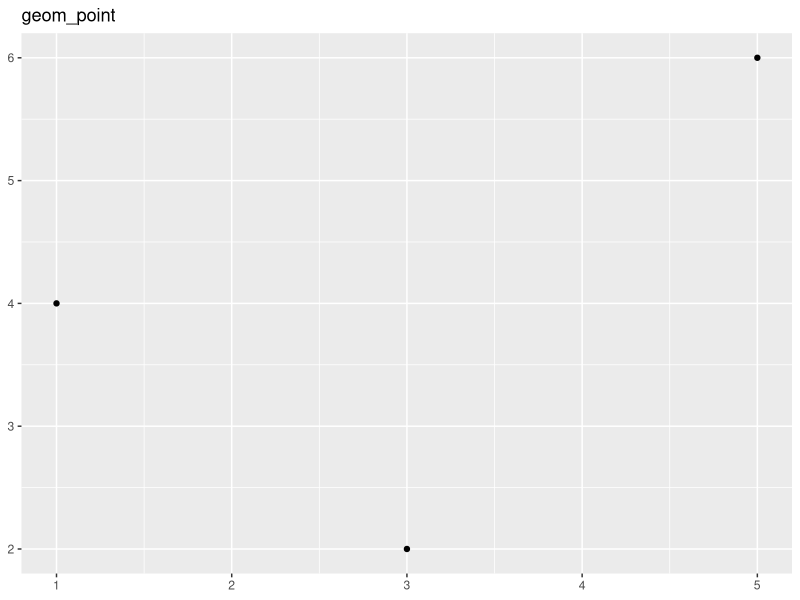
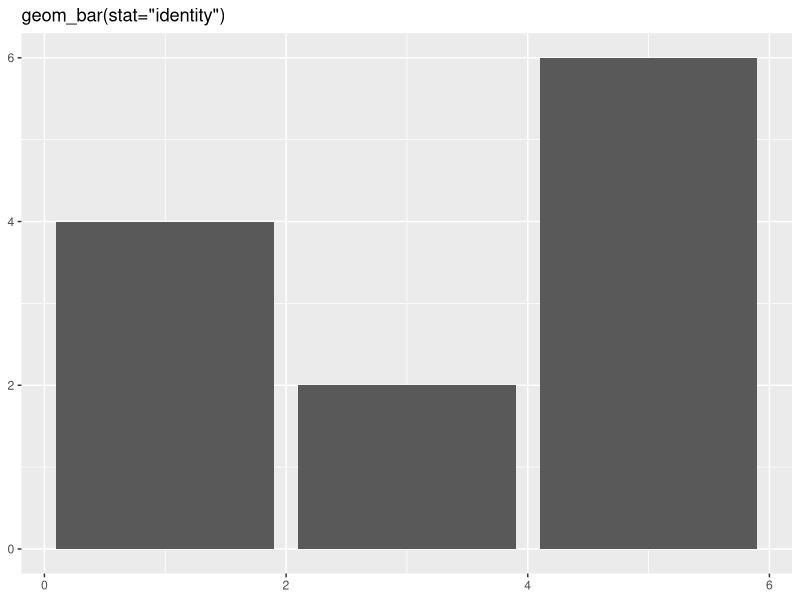
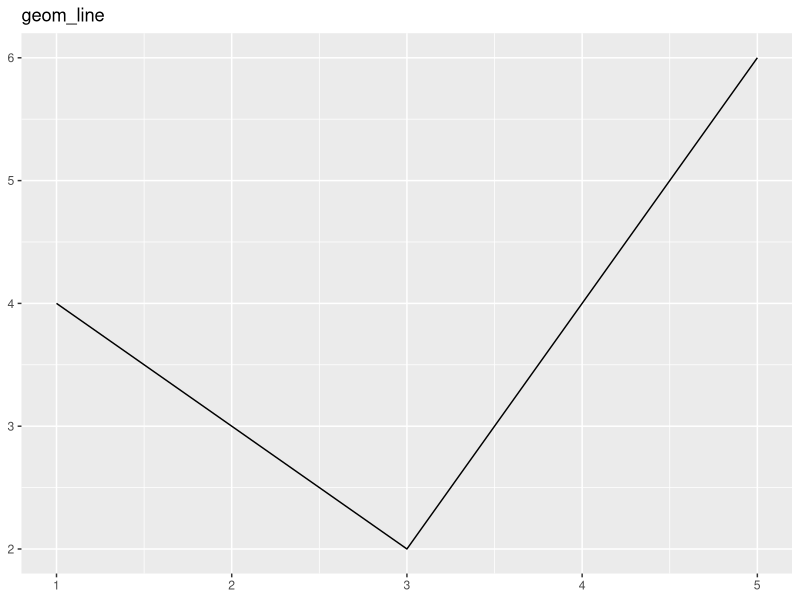
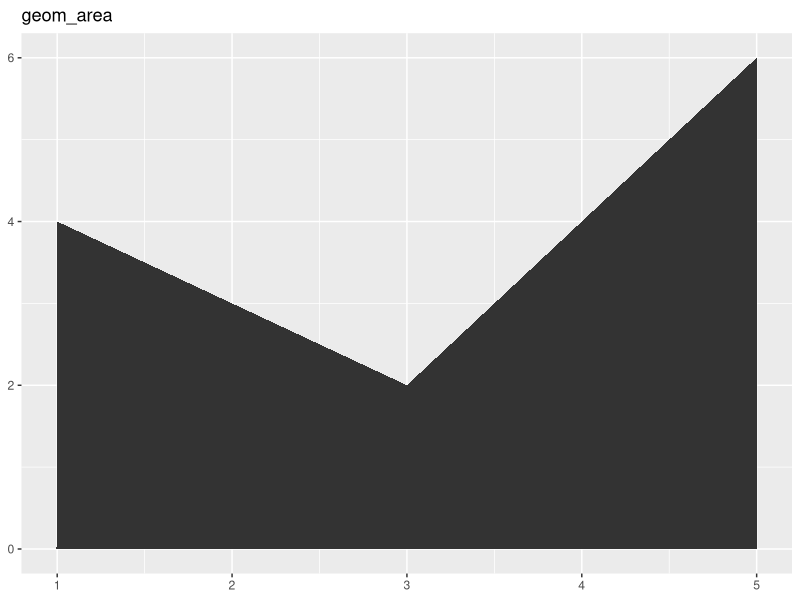
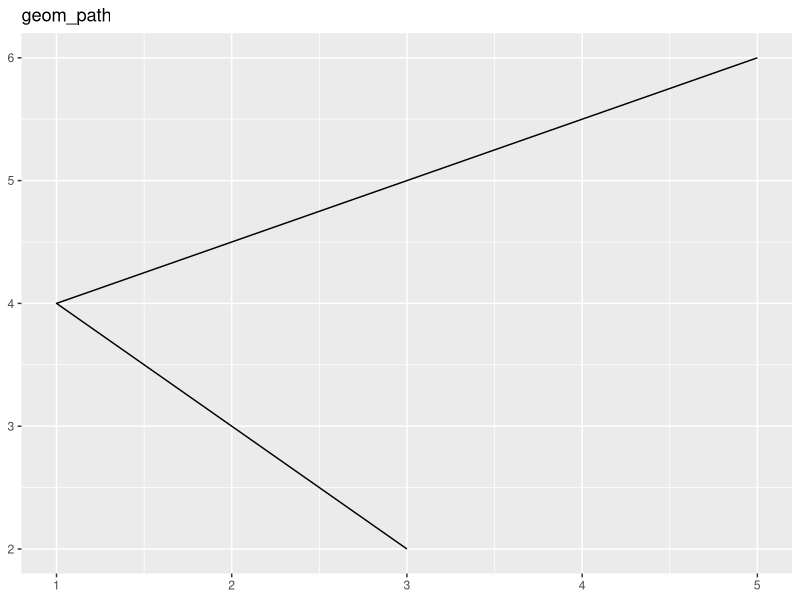
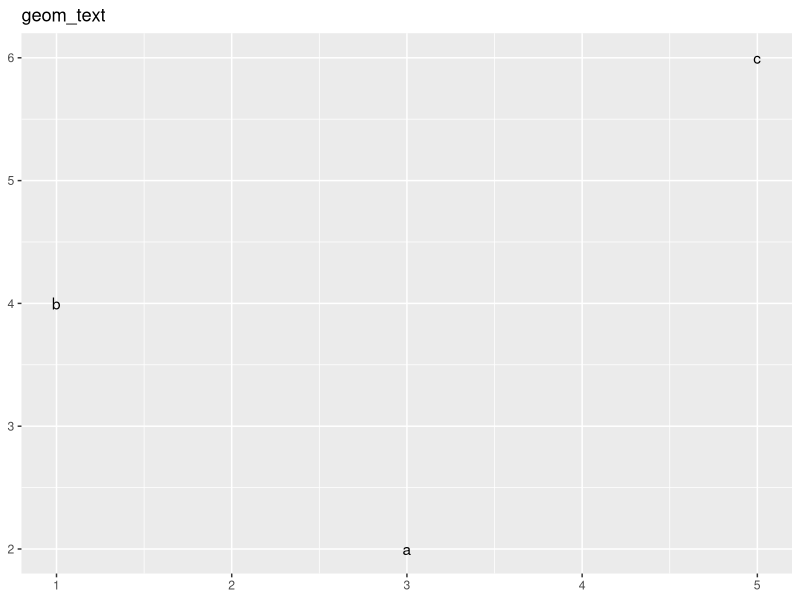
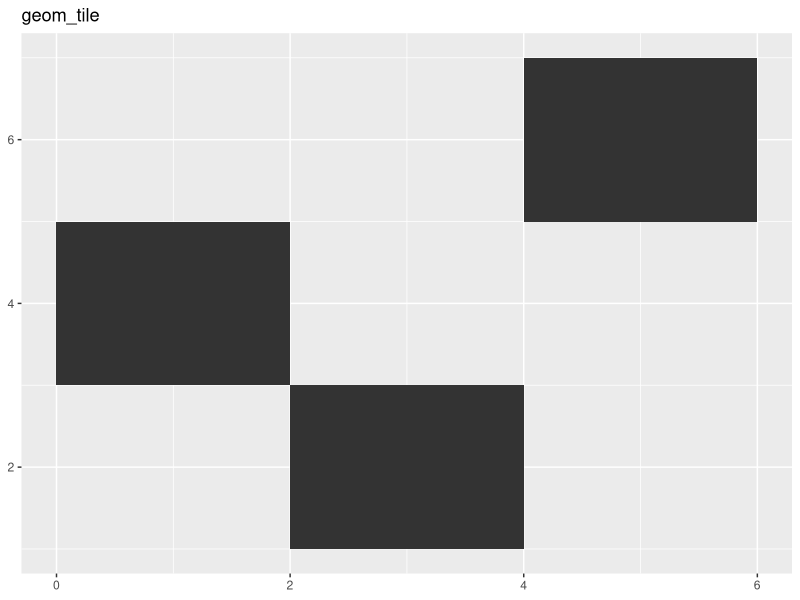
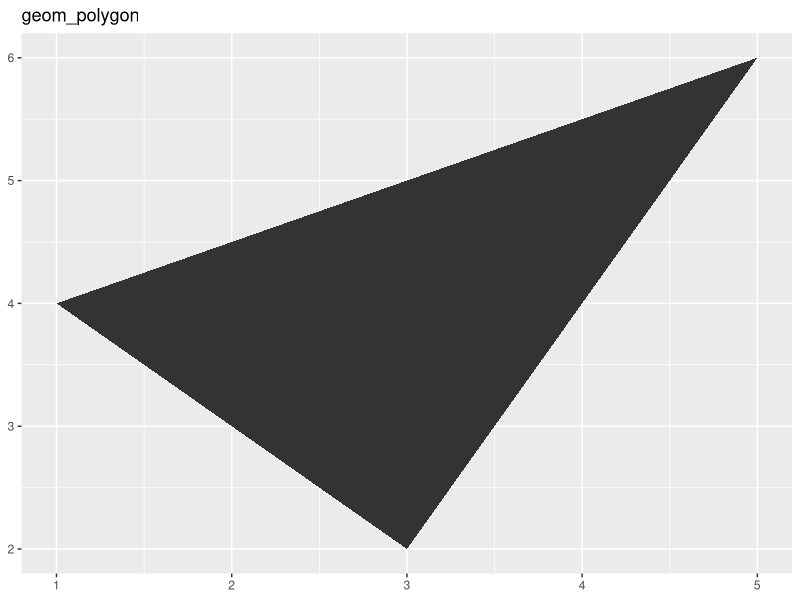

These charts were generated, in order, by the following R code:
##########################
### Chapter 5. Toolbox ###
##########################

### 5.1 Intro
# we will introduce:
#   basic plot - we can spell their name out
#   data distributions
#   overlap problem in scatter plot, useful in large scale data
#   3-D plot on 2-D
#   statistical summary
#   geographical plot, map plot
#   show the uncertainty and error
#   add notice
#   plot weighted data

### 5.2 Strategy to add layers
# three aspects:
#   (1) data itself: almost all visualization will have this
#   (2) summary of data
#   (3) metadata (e.g. map background in geographical data), notice

### 5.3 Basic plot types
# all geom objects are 2-D, therefore x, y is necessary
# also with: color, size, fill, shape, linetype

# example:
df = data.frame(
  x = c(3, 1, 5),
  y = c(2, 4, 6),
  label = c("a", "b", "c")
)

library(ggplot2)
p = ggplot(df, aes(x = x, y = y)) + xlab(NULL) + ylab(NULL)
p + geom_point() + labs(title = "geom_point")
p + geom_bar(stat = "identity") +
  labs(title = "geom_bar(stat=\"identity\")")
p + geom_line() + labs(title = "geom_line")
p + geom_area() + labs(title = "geom_area")
p + geom_path() + labs(title = "geom_path")
p + geom_text(aes(label = label)) + labs(title = "geom_text")
p + geom_tile() + labs(title = "geom_tile")
p + geom_polygon() + labs(title = "geom_polygon")

### 5.4 Distribution
# for unvariate distribution, binwidth and breaks are necessary

p = ggplot(diamonds, aes(x = depth))
p + geom_histogram(aes(y = ..density..), binwidth = .5)
p + geom_histogram(aes(y = ..density..), binwidth = .3) + xlim(58, 68)

p + geom_histogram(aes(y = ..density..), binwidth = .1) +
  facet_grid(cut ~.)
p + geom_bar(aes(fill = cut), binwidth = .1, position = "fill")

ggplot(diamonds, aes(x = cut, y = depth)) + 
  geom_boxplot()

ggplot(diamonds, aes(depth)) + geom_density()
ggplot(diamonds, aes(depth)) + geom_density(aes(fill = cut), alpha = .2)

### 5.5 Overplotting
# for small data, we can solve it by changing size of point
# example
df = data.frame(x = rnorm(2000), y = rnorm(2000))
norm = ggplot(df, aes(x, y))
norm + geom_point()
norm + geom_point(shape = 1)
norm + geom_point(shape = ".")

# for larger data set, we can set transparency param alpha = ...
norm + geom_point(alpha = 1/3)
norm + geom_point(alpha = 1/5)
norm + geom_point(alpha = 1/10)

### 5.6 3-D object

### 5.7 Map
# use maps package: france, italy, nz, county/state/use, world
# we can use borders() to draw the borders of the map
library(maps)
data("us.cities")
big_cities = subset(us.cities, pop > 600000)
ggplot(us.cities, aes(x = long, y = lat)) +
  geom_point() + 
  borders("state", size = .5)

tx_cities = subset(us.cities, country.etc == "NY")
ggplot(tx_cities, aes(long, lat)) + 
  geom_point(alpha = .5) +
  borders("county", "new york", color = "grey70")

### 5.10 Add notice

# example: add president info into economics data
unemp = qplot(date, unemploy, data = economics, geom = "line",
              xlab = "", ylab = "No. unemployed (1000s)")
previous_theme = theme_set(theme_grey())
unemp

president = presidential[-(1:3), ]
yrng = range(economics$unemploy)
xrng = range(economics$date)
unemp + geom_vline(aes(xintercept = as.numeric(start)),
                   data = president)

library(scales)
unemp + geom_rect(aes(NULL, NULL, xmin = start, xmax = end, fill = party),
                  ymin = yrng[1], ymax = yrng[2], data = president, alpha = .2) + 
  scale_fill_manual(values = c("blue", "red"))

last_plot() + geom_text(aes(x = start, y = yrng[1], label = name),
                        data = president, size = 3, hjust = 0, vjust = 0)

caption = paste(strwrap("Unemployment rates in the US have varied a lot over the years", 40), collapse = "\n")
unemp + geom_text(aes(x, y, label = caption),
                  data = data.frame(x = xrng[2], y = yrng[2]),
                  hjust = 1.6, vjust = 1, size = 4)

### 5.11 Weighted data
# e.g. in population data, population or area can be a weight
qplot(percwhite, percbelowpoverty, data = midwest)
qplot(percwhite, percbelowpoverty, data = midwest,
      size = poptotal / 1e6) + scale_size_area("population\n(millions)", breaks = c(.5, 1, 2, 4))
qplot(percwhite, percbelowpoverty, data = midwest, size = area) + scale_size_area()
